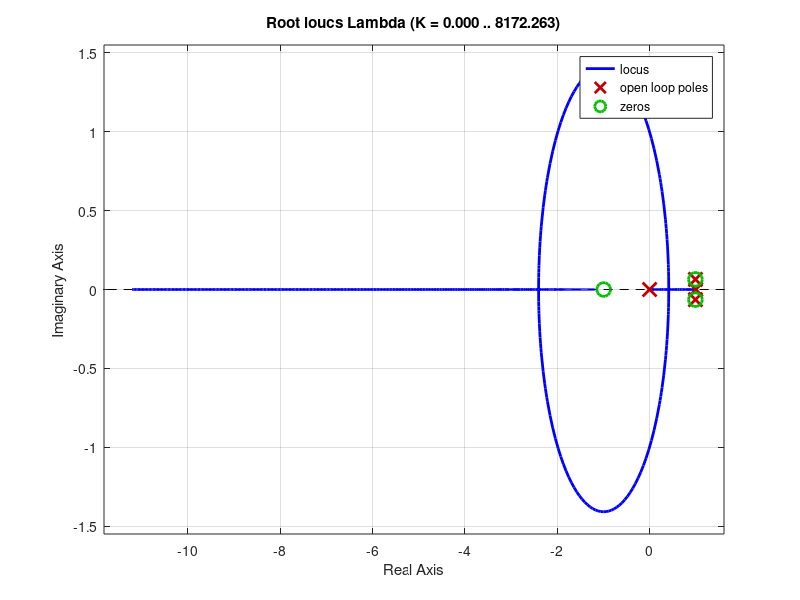

The MATLAB script that drew this image:
clc
clear all

delta = 0.05;
G = tf([1.3178],[1 0.28 1.7]);

Gd_c2d = c2d(G,delta,'zoh')
num = Gd_c2d.num{1};
den = Gd_c2d.den{1};

Cd = tf(den,[1 -1 0],delta);
Lambda = Gd_c2d*Cd;
rlocus(Lambda)

K = 10;
